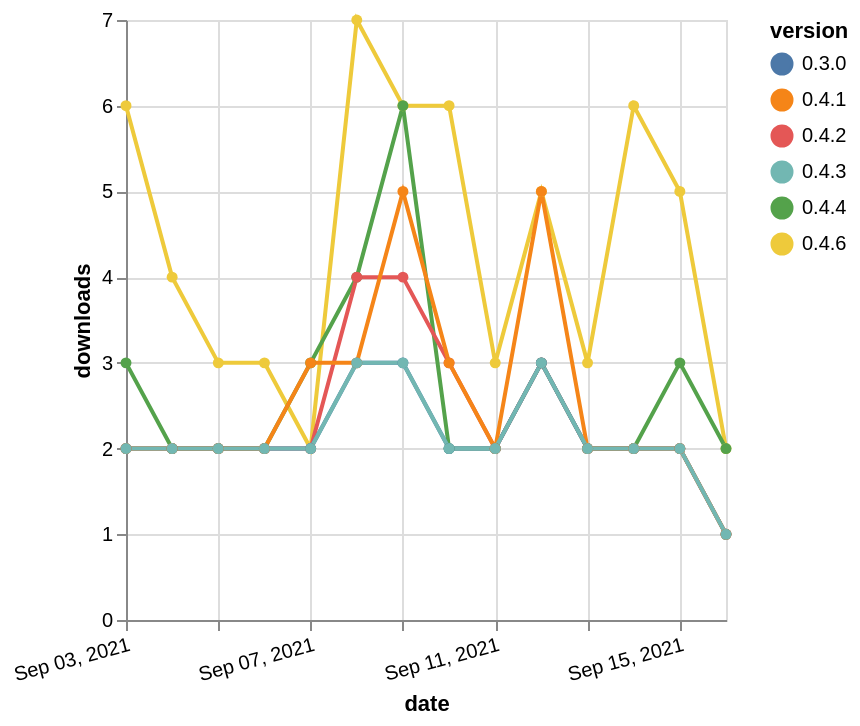

Specify this chart in Vega-Lite:
### Vega-Lite specification from a JSON file in a GitHub repository (floating-point values rounded to 4 significant figures)
{"$schema": "https://vega.github.io/schema/vega-lite/v5.json", "description": "A simple bar chart with embedded data.", "data": {"values": [{"date": "2021-09-03", "total": 917, "delta": 6, "version": "0.4.6"}, {"date": "2021-09-04", "total": 921, "delta": 4, "version": "0.4.6"}, {"date": "2021-09-05", "total": 924, "delta": 3, "version": "0.4.6"}, {"date": "2021-09-06", "total": 927, "delta": 3, "version": "0.4.6"}, {"date": "2021-09-07", "total": 929, "delta": 2, "version": "0.4.6"}, {"date": "2021-09-08", "total": 936, "delta": 7, "version": "0.4.6"}, {"date": "2021-09-09", "total": 942, "delta": 6, "version": "0.4.6"}, {"date": "2021-09-10", "total": 948, "delta": 6, "version": "0.4.6"}, {"date": "2021-09-11", "total": 951, "delta": 3, "version": "0.4.6"}, {"date": "2021-09-12", "total": 956, "delta": 5, "version": "0.4.6"}, {"date": "2021-09-13", "total": 959, "delta": 3, "version": "0.4.6"}, {"date": "2021-09-14", "total": 965, "delta": 6, "version": "0.4.6"}, {"date": "2021-09-15", "total": 970, "delta": 5, "version": "0.4.6"}, {"date": "2021-09-16", "total": 972, "delta": 2, "version": "0.4.6"}, {"date": "2021-09-03", "total": 2844, "delta": 3, "version": "0.4.4"}, {"date": "2021-09-04", "total": 2846, "delta": 2, "version": "0.4.4"}, {"date": "2021-09-05", "total": 2848, "delta": 2, "version": "0.4.4"}, {"date": "2021-09-06", "total": 2850, "delta": 2, "version": "0.4.4"}, {"date": "2021-09-07", "total": 2853, "delta": 3, "version": "0.4.4"}, {"date": "2021-09-08", "total": 2857, "delta": 4, "version": "0.4.4"}, {"date": "2021-09-09", "total": 2863, "delta": 6, "version": "0.4.4"}, {"date": "2021-09-10", "total": 2865, "delta": 2, "version": "0.4.4"}, {"date": "2021-09-11", "total": 2867, "delta": 2, "version": "0.4.4"}, {"date": "2021-09-12", "total": 2870, "delta": 3, "version": "0.4.4"}, {"date": "2021-09-13", "total": 2872, "delta": 2, "version": "0.4.4"}, {"date": "2021-09-14", "total": 2874, "delta": 2, "version": "0.4.4"}, {"date": "2021-09-15", "total": 2877, "delta": 3, "version": "0.4.4"}, {"date": "2021-09-16", "total": 2879, "delta": 2, "version": "0.4.4"}, {"date": "2021-09-03", "total": 3332, "delta": 2, "version": "0.4.2"}, {"date": "2021-09-04", "total": 3334, "delta": 2, "version": "0.4.2"}, {"date": "2021-09-05", "total": 3336, "delta": 2, "version": "0.4.2"}, {"date": "2021-09-06", "total": 3338, "delta": 2, "version": "0.4.2"}, {"date": "2021-09-07", "total": 3340, "delta": 2, "version": "0.4.2"}, {"date": "2021-09-08", "total": 3344, "delta": 4, "version": "0.4.2"}, {"date": "2021-09-09", "total": 3348, "delta": 4, "version": "0.4.2"}, {"date": "2021-09-10", "total": 3351, "delta": 3, "version": "0.4.2"}, {"date": "2021-09-11", "total": 3353, "delta": 2, "version": "0.4.2"}, {"date": "2021-09-12", "total": 3356, "delta": 3, "version": "0.4.2"}, {"date": "2021-09-13", "total": 3358, "delta": 2, "version": "0.4.2"}, {"date": "2021-09-14", "total": 3360, "delta": 2, "version": "0.4.2"}, {"date": "2021-09-15", "total": 3362, "delta": 2, "version": "0.4.2"}, {"date": "2021-09-16", "total": 3363, "delta": 1, "version": "0.4.2"}, {"date": "2021-09-03", "total": 3259, "delta": 2, "version": "0.3.0"}, {"date": "2021-09-04", "total": 3261, "delta": 2, "version": "0.3.0"}, {"date": "2021-09-05", "total": 3263, "delta": 2, "version": "0.3.0"}, {"date": "2021-09-06", "total": 3265, "delta": 2, "version": "0.3.0"}, {"date": "2021-09-07", "total": 3267, "delta": 2, "version": "0.3.0"}, {"date": "2021-09-08", "total": 3270, "delta": 3, "version": "0.3.0"}, {"date": "2021-09-09", "total": 3273, "delta": 3, "version": "0.3.0"}, {"date": "2021-09-10", "total": 3275, "delta": 2, "version": "0.3.0"}, {"date": "2021-09-11", "total": 3277, "delta": 2, "version": "0.3.0"}, {"date": "2021-09-12", "total": 3280, "delta": 3, "version": "0.3.0"}, {"date": "2021-09-13", "total": 3282, "delta": 2, "version": "0.3.0"}, {"date": "2021-09-14", "total": 3284, "delta": 2, "version": "0.3.0"}, {"date": "2021-09-15", "total": 3286, "delta": 2, "version": "0.3.0"}, {"date": "2021-09-16", "total": 3287, "delta": 1, "version": "0.3.0"}, {"date": "2021-09-03", "total": 3541, "delta": 2, "version": "0.4.1"}, {"date": "2021-09-04", "total": 3543, "delta": 2, "version": "0.4.1"}, {"date": "2021-09-05", "total": 3545, "delta": 2, "version": "0.4.1"}, {"date": "2021-09-06", "total": 3547, "delta": 2, "version": "0.4.1"}, {"date": "2021-09-07", "total": 3550, "delta": 3, "version": "0.4.1"}, {"date": "2021-09-08", "total": 3553, "delta": 3, "version": "0.4.1"}, {"date": "2021-09-09", "total": 3558, "delta": 5, "version": "0.4.1"}, {"date": "2021-09-10", "total": 3561, "delta": 3, "version": "0.4.1"}, {"date": "2021-09-11", "total": 3563, "delta": 2, "version": "0.4.1"}, {"date": "2021-09-12", "total": 3568, "delta": 5, "version": "0.4.1"}, {"date": "2021-09-13", "total": 3570, "delta": 2, "version": "0.4.1"}, {"date": "2021-09-14", "total": 3572, "delta": 2, "version": "0.4.1"}, {"date": "2021-09-15", "total": 3574, "delta": 2, "version": "0.4.1"}, {"date": "2021-09-16", "total": 3575, "delta": 1, "version": "0.4.1"}, {"date": "2021-09-03", "total": 1887, "delta": 2, "version": "0.4.3"}, {"date": "2021-09-04", "total": 1889, "delta": 2, "version": "0.4.3"}, {"date": "2021-09-05", "total": 1891, "delta": 2, "version": "0.4.3"}, {"date": "2021-09-06", "total": 1893, "delta": 2, "version": "0.4.3"}, {"date": "2021-09-07", "total": 1895, "delta": 2, "version": "0.4.3"}, {"date": "2021-09-08", "total": 1898, "delta": 3, "version": "0.4.3"}, {"date": "2021-09-09", "total": 1901, "delta": 3, "version": "0.4.3"}, {"date": "2021-09-10", "total": 1903, "delta": 2, "version": "0.4.3"}, {"date": "2021-09-11", "total": 1905, "delta": 2, "version": "0.4.3"}, {"date": "2021-09-12", "total": 1908, "delta": 3, "version": "0.4.3"}, {"date": "2021-09-13", "total": 1910, "delta": 2, "version": "0.4.3"}, {"date": "2021-09-14", "total": 1912, "delta": 2, "version": "0.4.3"}, {"date": "2021-09-15", "total": 1914, "delta": 2, "version": "0.4.3"}, {"date": "2021-09-16", "total": 1915, "delta": 1, "version": "0.4.3"}]}, "width": "container", "mark": {"type": "line", "point": {"filled": true}}, "encoding": {"x": {"field": "date", "type": "temporal", "timeUnit": "yearmonthdate", "title": "date", "axis": {"labelAngle": -15}}, "y": {"field": "delta", "type": "quantitative", "title": "downloads"}, "color": {"field": "version", "type": "nominal"}, "tooltip": {"field": "delta"}}}
